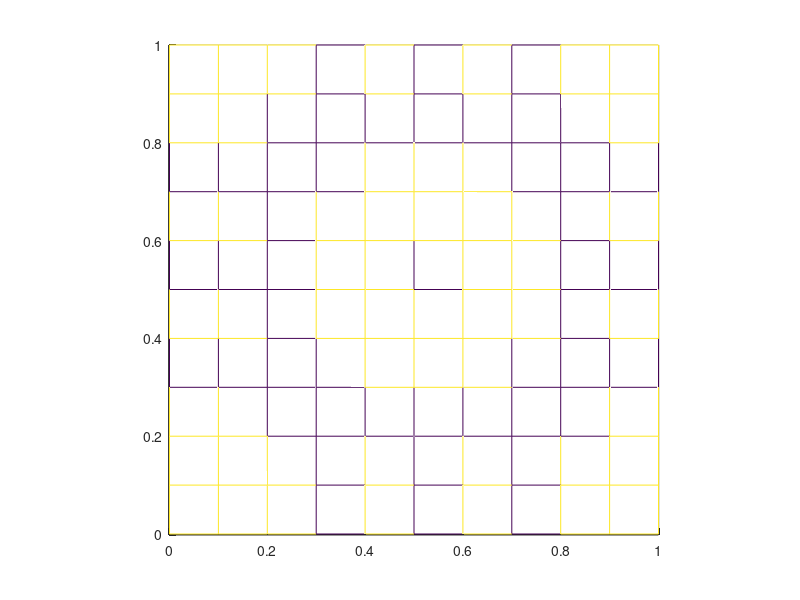
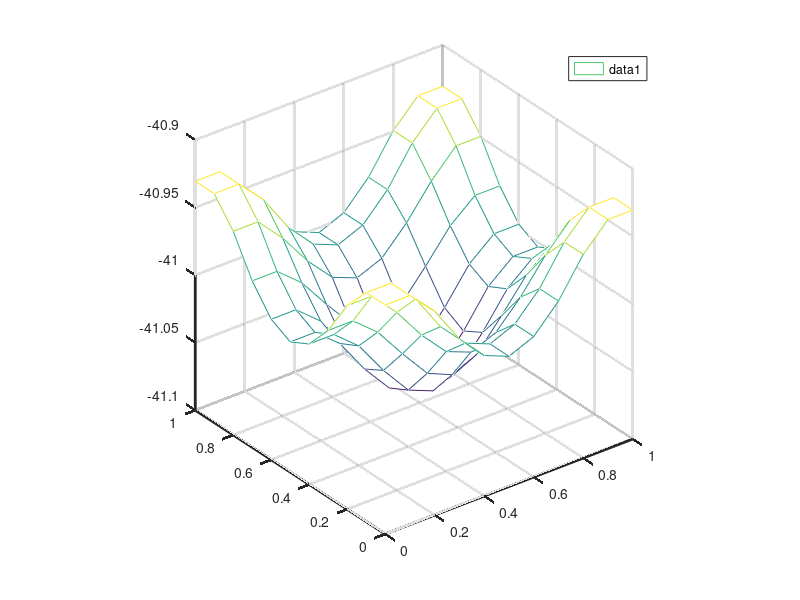

Write the MATLAB code that produced these figures, in order.
clear all
clc
figure(1);
clf
figure(2);
clf;



xstart = 0;
xend  = 1;
ystart = 0;
yend  = 1;
del = 0.1;
diffusivity = 1;
delt = 0.000001* (del*del)/ (diffusivity);
x = xstart:del:xend;
y = ystart:del:yend;
N = (xend-xstart)/del + 1;
R = 8.314;
temp = 100;
omega = 2000; 
c_new = zeros(N,N);
c_old = zeros(N,N);
chempot = zeros(N,N);
%Initialising initial profile 
m = 4;
for i = 2:N-1
    for j = 2:N-1
        dist = (x(i) - xend/2)^2 + (y(j) - yend/2)^2 ;
        dist = sqrt(dist);
        c_old(i,j) = 0.1*sin (m*(dist)*3.1415/xend) + 0.5;
    end
end
c_old(1,:) = c_old(2,:);
c_old(N,:) = c_old(N-1,:);
c_old(:,1) = c_old(:,2);
c_old(:,N) = c_old(:,N-1);
figure(1);
mesh(c_old);
hold off
ax = gca ;
set(ax, 'linewidth',2.0);
axis('square');
pause();
mu = @(x) omega.*(1.-(2.*x)) + R.*temp.*(log(x./(1.-x)))  ;
[X,Y] = meshgrid(x,y);
for i = 1:10000
    str = ['i = ',num2str(i)];
    disp(str);
    chempot = mu(c_old);
    for m = 2:N-1
        for n = 2:N-1 
            c_new(m,n) = c_old(m,n) + delt*diffusivity*(chempot(m+1,n) + chempot(m-1,n) + chempot(m,n+1) + chempot(m,n-1)- 4*chempot(m,n))/(del*del);
        end
    end
    c_new(1,:) = c_new(2,:);
    c_new(N,:) = c_new(N-1,:);
    c_new(:,1) = c_new(:,2);
    c_new(:,N) = c_new(:,N-1);
    c_old = c_new;
    if(mod(i,100) == 0 )
        figure(1);
        mesh(X,Y,c_old);
        view(2);
        hold off
        ax = gca ;
        set(ax, 'linewidth',2.0);
        axis('square');
        pause(1);
    end
    if(mod(i,1000) == 0 )
        figure(2)
        mesh(X,Y,chempot);
        hold off;
        ax = gca ;
        set(ax, 'linewidth',2.0);
        axis('square');
    end
end
legend('show');